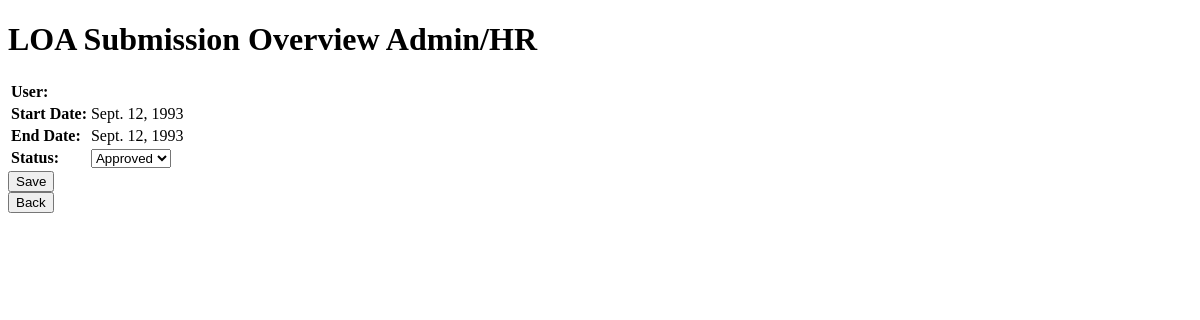
The page /loa_submission_overview_admin_hr/?id=1 (signed in) on the database as committed earlier.
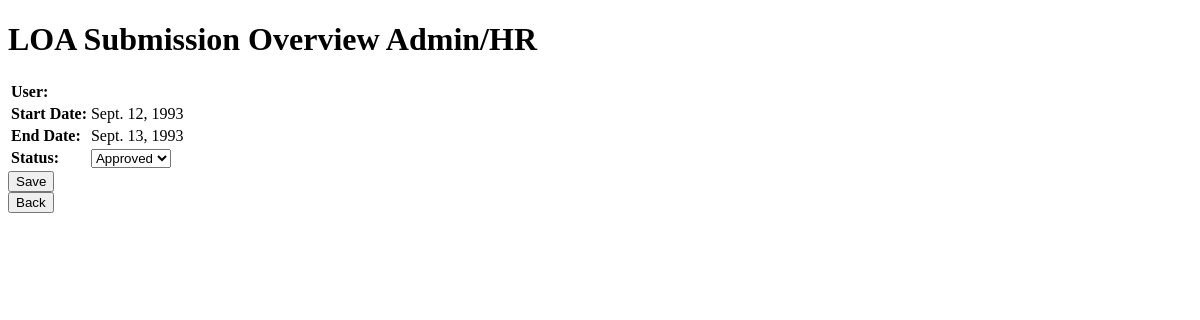
The same page on the database as committed later.
### main/models.py (models this page shows, shortened)
class LOA(models.Model):
    STATUS_CHOICES = [
        ('Pending', 'Pending'),
        ('Approved', 'Approved'),
        ('Denied', 'Denied'),
    ]
    user = models.ForeignKey(User, on_delete=models.CASCADE)
    start_date = models.DateField()
    end_date = models.DateField()
    status = models.CharField(max_length=10, choices=STATUS_CHOICES, default='Pending')

### main/views.py (the view)
# urls.py: path('loa_submission_overview_admin_hr/', views.loa_submission_overview_admin_hr, name='loa_submission_overview_admin_hr'),
@login_required
@user_passes_test(lambda u: is_admin(u) or is_approver(u))
def loa_submission_overview_admin_hr(request):
    loa_id = request.GET.get('id')
    loa = get_object_or_404(LOA, id=loa_id)
    if request.method == 'POST':
        form = LOAAdminForm(request.POST, instance=loa)
        if form.is_valid():
            form.save()
            return redirect('loa_admin_hr')
        else:
            print("Form is not valid:", form.errors)
    else:
        form = LOAAdminForm(instance=loa)
    return render(request, 'loa_submission_overview_admin_hr.html', {'form': form, 'loa': loa})

### main/forms.py
class LOAAdminForm(forms.ModelForm):
    class Meta:
        model = LOA
        fields = ['start_date', 'end_date', 'status']

### main/views.py (called while the page is built)
def is_admin(user):
    return user.groups.filter(name='Admin').exists()

### main/templates/loa_submission_overview_admin_hr.html (shortened to what this page needs)
<!DOCTYPE html>
<html>
<head>
</head>
<body>
<h1>LOA Submission Overview Admin/HR</h1>
<form method="post">
<table>
<tr>
<td><b>User:</b></td><td>{{ loa.user.get_full_name }}</td>
</tr>
<tr>
<td><b>Start Date:</b></td><td>{{ form.start_date.value }}</td>
</tr>
<tr>
<td><b>End Date:</b></td><td>{{ form.end_date.value }}</td>
</tr>
<tr>
<td><b>Status:</b></td>
<td>
    <select name="status">
        {% for choice in form.status.field.choices %}
        <option value="{{ choice.0 }}" {% if form.status.value == choice.0 %}selected{% endif %}>{{ choice.1 }}</option>
        {% endfor %}
    </select>
</td>
</tr>
</table>
<button type="submit">Save</button>
</form>
<a href="{% url 'loa_admin_hr' %}"><button type="button">Back</button></a>
</body>
</html>

Rows that differ between the two databases and show on the page:
changed LOA "Approved": end_date.value "Sept. 12, 1993" → "Sept. 13, 1993"
